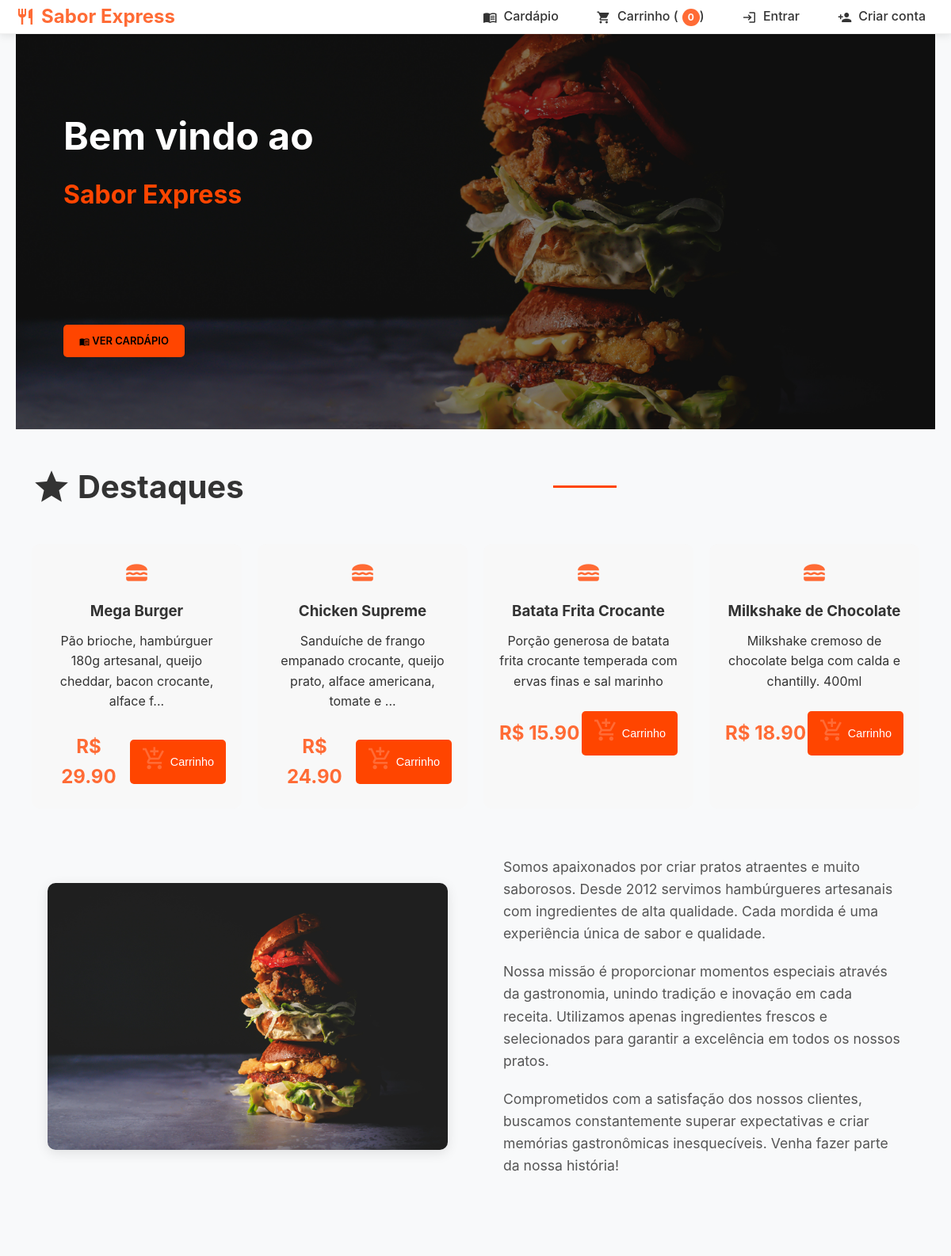
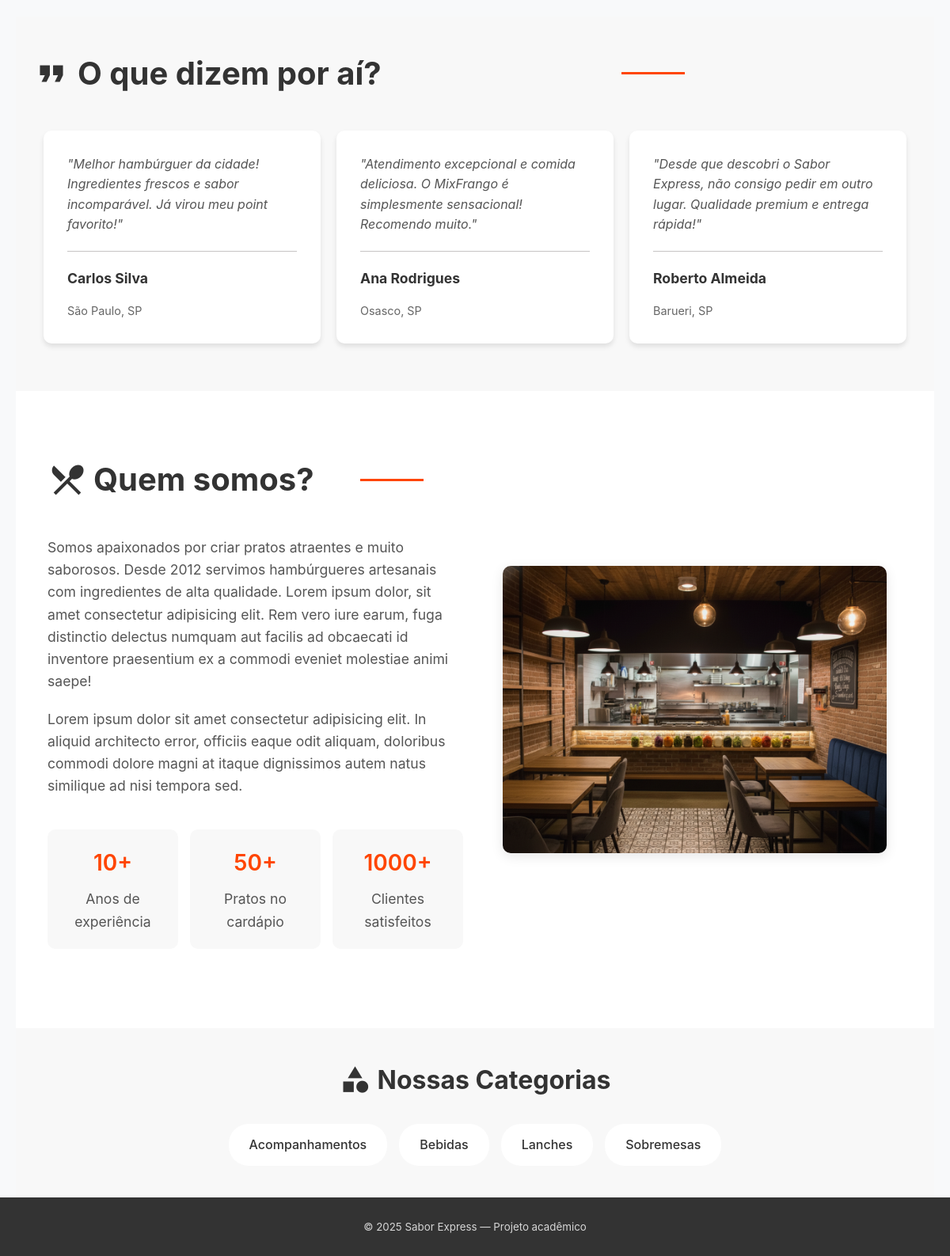
Screenshot of /homepage with the database file from the repository (2 pictures, top to bottom).
### models.py (models this page shows, shortened)
class Produto(db.Model):
    id = db.Column(db.Integer, primary_key=True)
    nome = db.Column(db.String(100), nullable=False)
    descricao = db.Column(db.Text)
    preco = db.Column(db.Float, nullable=False)
    imagem = db.Column(db.String(200))
    categoria_id = db.Column(db.Integer, db.ForeignKey('categoria.id'), nullable=False)
    destaque = db.Column(db.Boolean, default=False)
    tags = db.Column(db.String(200))
    ativo = db.Column(db.Boolean, default=True)
    categoria = db.relationship('Categoria', backref=db.backref('produtos', lazy=True))

class Categoria(db.Model):
    id = db.Column(db.Integer, primary_key=True)
    nome = db.Column(db.String(50), unique=True, nullable=False)
    descricao = db.Column(db.String(200))

### routes/main.py (the view)
@main_bp.route('/')
@main_bp.route('/homepage')
def homepage():
    destaques = Produto.query.filter_by(destaque=True, ativo=True).limit(6).all()
    categorias = Categoria.query.order_by(Categoria.nome).all()
    total_cart_items = sum(_get_cart().values()) if session.get(CART_SESSION_KEY) else 0
    return render_template('homepage.html', destaques=destaques, categorias=categorias, total_cart_items=total_cart_items)

### templates/homepage.html (shortened to what this page needs)
{% extends "base.html" %}
{% block content %}
<link rel="stylesheet" type="text/css" href="{{url_for('static', filename='css/site.css')}}">
<section class="card-header">
  <h1>Bem vindo ao <span>Sabor Express</span></h1>
  <a href="{{ url_for('main.cardapio') }}" class="btn-hero">
    <span class="material-icons">menu_book</span> Ver cardápio
  </a>
</section>
<main class="card-body">
  <h2 class="destaques-title">
    <span class="material-icons">star</span> Destaques
  </h2>
  {% if destaques %}
  <ul class="destaques">
    {% for p in destaques %}
    <li class="destaques-item">
      <span class="material-icons">lunch_dining</span>
      <h3>{{ p.nome }}</h3>
      <p>{{ p.descricao[:80] }}{% if p.descricao|length > 80 %}...{% endif %}</p>
      <div class="destaque-actions">
        <span class="price">R$ {{ "%.2f"|format(p.preco) }}</span>
        <form action="{{ url_for('main.adicionar_carrinho',produto_id=p.id) }}" method="post" style="display:inline;">
          <button class="btn-add" type="submit">
            <span class="material-icons">add_shopping_cart</span> Carrinho
          </button>
        </form>
      </div>
    </li>
    {% endfor %}
  </ul>
  {% endif %}
  <div class="destaques-conteudo">
    <div class="destaques-imagem">
      <img src="{{url_for('static', filename='img/home/hamburger.jpg')}}" alt="Imagem de hambúrguer">
    </div>
    <div class="destaques-texto">
      <p>Somos apaixonados por criar pratos atraentes e muito saborosos. Desde 2012 servimos hambúrgueres artesanais com ingredientes de alta qualidade. Cada mordida é uma experiência única de sabor e qualidade.</p>
      <p>Nossa missão é proporcionar momentos especiais através da gastronomia, unindo tradição e inovação em cada receita. Utilizamos apenas ingredientes frescos e selecionados para garantir a excelência em todos os nossos pratos.</p>
      <p>Comprometidos com a satisfação dos nossos clientes, buscamos constantemente superar expectativas e criar memórias gastronômicas inesquecíveis. Venha fazer parte da nossa história!</p>
    </div>
  </div>
</main>
<article class="card-comment">
  <h2 class="comment-title">
    <span class="material-icons">format_quote</span> O que dizem por aí?
  </h2>
  <div class="comment-block">
    <div class="comment">
      <p>
        <i>"Melhor hambúrguer da cidade! Ingredientes frescos e sabor incomparável. Já virou meu point favorito!"</i>
      </p>
      <div></div>
      <h5>Carlos Silva</h5>
      <p>São Paulo, SP</p>
    </div>
    <div class="comment">
      <p>
        <i>"Atendimento excepcional e comida deliciosa. O MixFrango é simplesmente sensacional! Recomendo muito."</i>
      </p>
      <div></div>
      <h5>Ana Rodrigues</h5>
      <p>Osasco, SP</p>
    </div>
    <div class="comment">
      <p>
        <i>"Desde que descobri o Sabor Express, não consigo pedir em outro lugar. Qualidade premium e entrega rápida!"</i>
      </p>
      <div></div>
      <h5>Roberto Almeida</h5>
      <p>Barueri, SP</p>
    </div>
  </div>
</article>
<section class="about">
  <div class="container">
    <div class="about-container">
      <div class="about-info">
        <h2 class="about-title">
          <span class="material-icons">restaurant_menu</span> Quem somos?
        </h2>
        <p>Somos apaixonados por criar pratos atraentes e muito saborosos. Desde 2012 servimos hambúrgueres artesanais com ingredientes de alta qualidade. Lorem ipsum dolor, sit amet consectetur adipisicing elit. Rem vero iure earum, fuga distinctio delectus numquam aut facilis ad obcaecati id inventore praesentium ex a commodi eveniet molestiae animi saepe!</p>
        <p>Lorem ipsum dolor sit amet consectetur adipisicing elit. In aliquid architecto error, officiis eaque odit aliquam, doloribus commodi dolore magni at itaque dignissimos autem natus similique ad nisi tempora sed.</p>
        <div class="about-status">
          <div class="status">
            <div class="status-valor">10+</div>
            <p class="status-texto">Anos de experiência</p>
          </div>
          <div class="status">
            <div class="status-valor">50+</div>
            <p class="status-texto">Pratos no cardápio</p>
          </div>
          <div class="status">
            <div class="status-valor">1000+</div>
            <p class="status-texto">Clientes satisfeitos</p>
          </div>
        </div>
      </div>
      <div class="about-imagem">
        <img src="{{url_for('static', filename='img/home/interior.png')}}" alt="Interior do restaurante Sabor Express">
      </div>
    </div>
  </div>
</section>
{% if categorias %}
<section class="categories-section">
  <div class="container">
    <h2 class="categories-title">
      <span class="material-icons">category</span> Nossas Categorias
    </h2>
    <div class="categories-grid">
      {% for c in categorias %}
        <a class="category-link" href="{{ url_for('main.cardapio') }}?categoria={{ c.id }}">
          {{ c.nome }}
        </a>
      {% endfor %}
    </div>
  </div>
</section>
{% endif %}
{% endblock %}

### templates/homepage.html (style rules this page uses)
.destaques-title, .comment-title, .about-title, .categories-title { display: flex; align-items: center; justify-content: center; gap: 0.5rem; }
.btn-hero { display: flex; align-items: center; gap: 0.5rem; }
.btn-add { display: flex; align-items: center; gap: 0.25rem; }

### rows the page displays
Produto: nome "Mega Burger", descricao "Pão brioche, hambúrguer 180g artesanal, queijo cheddar, bacon crocante, alface f", preco "29.90"
Produto: nome "Chicken Supreme", descricao "Sanduíche de frango empanado crocante, queijo prato, alface americana, tomate e", preco "24.90"
Produto: nome "Batata Frita Crocante", descricao "Porção generosa de batata frita crocante temperada com ervas finas e sal marinho", preco "15.90"
Produto: nome "Milkshake de Chocolate", descricao "Milkshake cremoso de chocolate belga com calda e chantilly. 400ml", preco "18.90"
Categoria: nome "Acompanhamentos"
Categoria: nome "Bebidas"
Categoria: nome "Lanches"
Categoria: nome "Sobremesas"

### other values shown
{{ current_year if current_year is defined else 2025 }} "2025"
